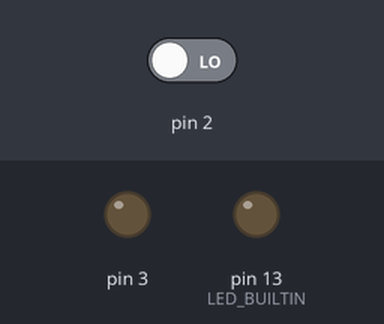
A sketch run on a simulated Arduino Uno, built with avr-gcc and run on an emulated ATmega328P. On the bench: output pins drawn as LEDs (lit = HIGH). The inputs (shaded band) are chosen by the test bench; at power-on: pin 2 LOW.

Above: at 1.2 s.
1.3 s: pin 2 driven HIGH
At 2.0 s:
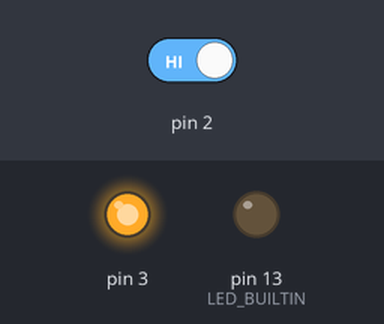
2.8 s: pin 2 driven LOW
At 3.3 s:
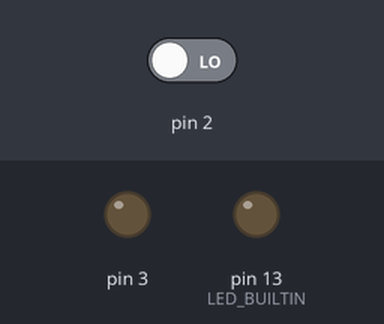
Timing chart, 0 to 5.8 s (numbered marks = the images above; inputs shaded):
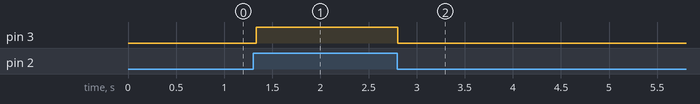

Measured:
- after the input at 1.3 s, pin 3: LOW → HIGH at once
- after the input at 2.8 s, pin 3: HIGH → LOW at once

The sketch:

kid_in_car.ino
```cpp
#include <SoftwareSerial.h>

SoftwareSerial BTserial(10, 11); // RX | TX
int switchstate = 0;

void setup() {
  BTserial.begin(9600);
  // initialize digital pin LED_BUILTIN as an output.
  pinMode(LED_BUILTIN, OUTPUT);
  // declare the LED pins as outputs
  pinMode(3, OUTPUT);
  // declare the switch pin as an input
  pinMode(2, INPUT);

/*
  String setName = String("AT+NAME=KID_IN_CAR\r\n");
  BTserial.begin(9600);
  BTserial.print("AT\r\n"); //Check Status
  delay(500);
  while (BTserial.available()) {
      BTserial.read();
  }
  BTserial.print(setName); //Send Command to change the name
  delay(500);
  while (BTserial.available()) {
      BTserial.read();
  }
  digitalWrite(3, HIGH);
*/
}

void blink() {
  digitalWrite(LED_BUILTIN, HIGH);
  delay(100);
  digitalWrite(LED_BUILTIN, LOW);
  delay(100);
}

void bt_send_data(int data) {
  //IMPORTANT: The complete String has to be of the Form: 1234,1234,1234,1234;
  //(every Value has to be seperated through a comma (',') and the message has to
  //end with a semikolon (';'))
  //BTserial.print("FORGETMENOT:KIDINCAR");
  //BTserial.print(",");
  if (data == 1) {
    BTserial.print("FORGETMENOT:KIDINCAR:TRUE");
  } else {
    BTserial.print("FORGETMENOT:KIDINCAR:FALSE");
  }
  BTserial.print(";");
}

void loop() {
/*
  char c = "";
  while (BTserial.available()) {
    c = BTserial.read();
    if (c == 'T') {
      BTserial.print("FORGETMENOT:KIDINCAR:PING:RESP");
      c = "";
    }
  }
*/

  //blink();
  // read the value of the switch
  switchstate = digitalRead(2);

  if (switchstate == HIGH) {
    //car seat has kid
    digitalWrite(3, HIGH); // turn the green LED on pin 3 on
    bt_send_data(1);
  } else {
    digitalWrite(3, LOW);  // turn the green LED on pin 3 off
    bt_send_data(0);
  }

  delay(50);

}
```
